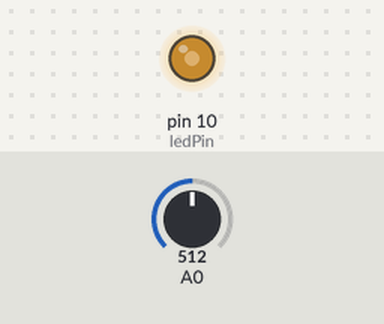
Bench run of a sketch on a simulated Arduino Uno, built with avr-gcc and run on an emulated ATmega328P. Parts: output pins drawn as LEDs (lit = HIGH). The test bench sets the inputs (shaded band); at power-on: A0 = 512.

Above: at 1.2 s.
1.3 s: A0 set to 716
At 1.6 s:
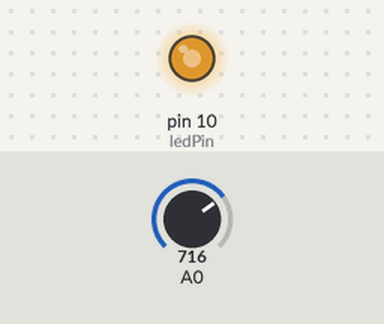
2.8 s: A0 set to 900
At 3.9 s:
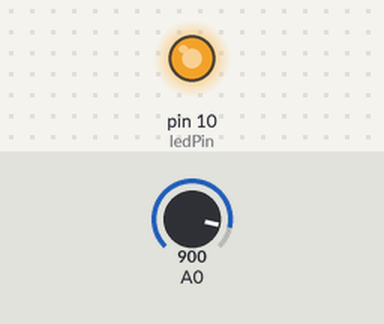
4.3 s: A0 set to 122
At 5.0 s:
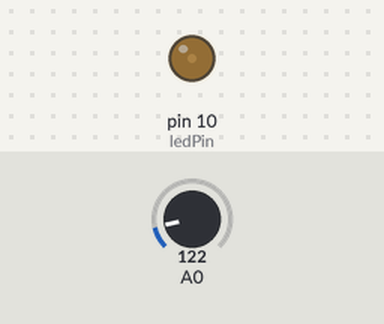
5.8 s: A0 set to 0
At 6.4 s:
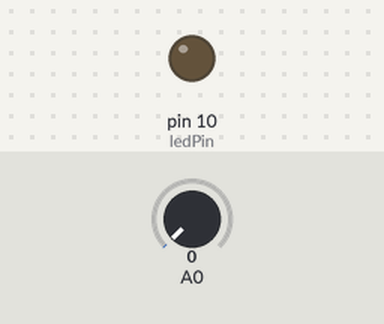
Timing chart, 0 to 8.3 s (numbered marks = the images above; inputs shaded):
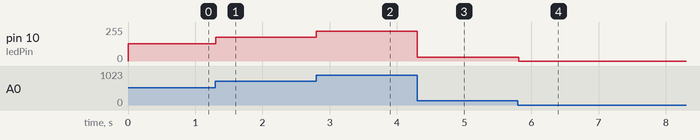

The sketch:

led_e_fotoresistenza.ino
```cpp
int luminosita;  //Il valore letto dalla fotoresistenza
int ledPin = 10;  //Il pin del led

void setup() {
}

void loop() {
  luminosita = analogRead(A0);  //Lettura della luminosità
  luminosita = luminosita/4;  //Adeguiamo il valore della luminosità
  analogWrite(ledPin,luminosita);  //Mettiamo il valore letto per il led
  delay(10);  //Aspetta 10 ms
}
```

Measured:
- after the input at 1.3 s, pin 10 (ledPin): 128/255 → 179/255 at once
- after the input at 2.8 s, pin 10 (ledPin): 179/255 → 225/255 at once
- after the input at 4.3 s, pin 10 (ledPin): 225/255 → 30/255 at once
- after the input at 5.8 s, pin 10 (ledPin): 30/255 → 0/255 at once
